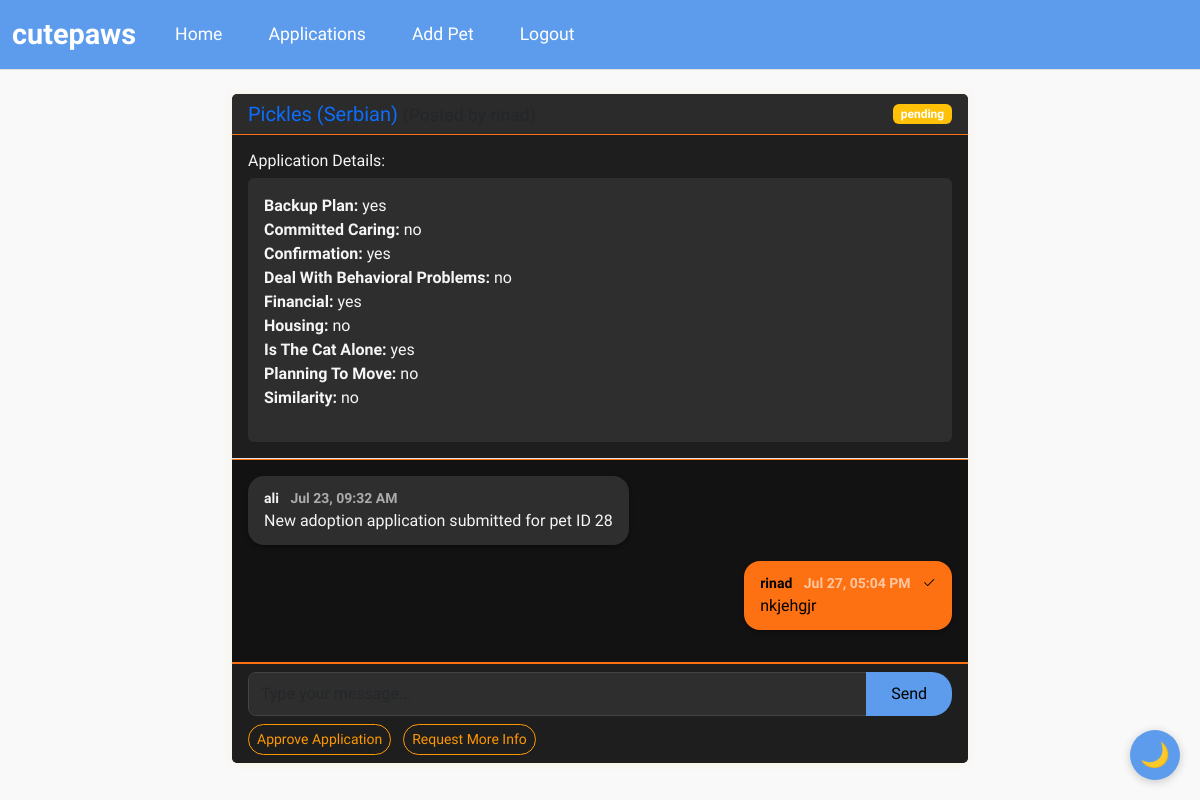
The page /messages/2 (signed in) on the database its author committed.
### wepsite/models.py (models this page shows)
class Pet(db.Model):
    id             = db.Column(db.Integer, primary_key=True)
    name           = db.Column(db.String(100))
    age            = db.Column(db.Integer)
    breed          = db.Column(db.String(100))
    description    = db.Column(db.Text)
    city           = db.Column(db.String(100))  # Changed from location to city
    image_filename = db.Column(db.String(200))
    is_adopted     = db.Column(db.Boolean, default=False)
    is_deleted = db.Column(db.Boolean, default=False)
    adoption_date = db.Column(db.DateTime)
    posted_by      = db.Column(db.Integer, db.ForeignKey('user.id'))
    poster = db.relationship('User', foreign_keys=[posted_by])
    applications = db.relationship(
        'AdoptionApplication',
        backref="pet",
        lazy=True,
        cascade="all, delete-orphan"
    )

class AdoptionApplication(db.Model):
    id = db.Column(db.Integer, primary_key=True)
    pet_id = db.Column(db.Integer, db.ForeignKey('pet.id'))
    user_id = db.Column(db.Integer, db.ForeignKey('user.id'))
    application_date = db.Column(db.DateTime, default=func.now())
    answers = db.Column(db.Text)
    status = db.Column(db.String(20), default='pending')
    messages = db.relationship(
        'Message',
        backref='application',
        lazy=True,
        cascade="all, delete-orphan"
    )

class Message(db.Model):
    id = db.Column(db.Integer, primary_key=True)
    application_id = db.Column(db.Integer, db.ForeignKey('adoption_application.id'))
    sender_id = db.Column(db.Integer, db.ForeignKey('user.id'))
    content = db.Column(db.Text)
    timestamp = db.Column(db.DateTime, default=func.now())
    is_read = db.Column(db.Boolean, default=False)
    sender = db.relationship('User', foreign_keys=[sender_id])
    is_deleted = db.Column(db.Boolean, default=False)

class User(db.Model, UserMixin):
    id         = db.Column(db.Integer, primary_key=True)
    email      = db.Column(db.String(150), unique=True, nullable=False)
    password   = db.Column(db.String(150), nullable=False)
    first_name = db.Column(db.String(150), nullable=False)
    is_admin   = db.Column(db.Boolean, default=False)

### wepsite/views.py (the view, shortened to what this page needs)
@views.route('/messages/<int:application_id>', methods=['GET', 'POST'])
@login_required
def messages(application_id):
    application = AdoptionApplication.query.get(application_id)
    if not application:
        flash('this application does no longer exist','error')
        return redirect(url_for('views.applications'))
    if current_user.id != application.user_id and (
    not current_user.is_admin or application.pet.posted_by != current_user.id
):
        flash("You don't have permission to view these messages.", "error")
        return redirect(url_for('views.home'))
    messages = Message.query.filter_by(application_id=application_id, is_deleted = False).order_by(Message.timestamp).all()
    messages_to_update = []
    for msg in messages:
        if msg.sender_id != current_user.id and not msg.is_read:
            msg.is_read = True
            messages_to_update.append(msg)
    if messages_to_update:
        db.session.commit()
    if current_user.is_admin:
        applications = AdoptionApplication.query.join(Pet).filter(
            Pet.posted_by == current_user.id
        ).all()
    else:
        applications = AdoptionApplication.query.filter_by(user_id=current_user.id).order_by(AdoptionApplication.id.desc()).all()
    for app in applications:
        app.unread = Message.query.filter(
            Message.application_id == app.id,
            Message.sender_id != current_user.id,
            Message.is_read == False
        ).count()
    return render_template(
        'messages.html',
        user=current_user,
        messages=messages,
        application=application,
        pet=application.pet,
        applications=applications  # Pass applications with unread counts
    )

### wepsite/templates/messages.html (shortened to what this page needs)
{% extends "base.html" %}
{% block extra_css %}
<link rel="stylesheet" href="{{ url_for('static', filename='css/messages.css') }}">
{% endblock %}
{% block content %}
<div class="container mt-4">
    <div class="row">
        <div class="col-md-8 mx-auto">
            <div class="card">
                <div class="card-header d-flex justify-content-between align-items-center">
                    <div>
                        <h5 class="mb-0">
                            {% if application.pet and not application.pet.is_deleted %}
                                <a href="{{ url_for('views.pet_detail', pet_id=application.pet.id) }}" class="text-decoration-none">
                                    {{ application.pet.name }} ({{ application.pet.breed }})
                                </a>
                                <small class="text-muted">
                                </small>
                            {% else %}
                                <span class="text-muted">Archived Pet Conversation</span>
                            {% endif %}
                        </h5>
                    </div>
                    <span class="badge bg-{{ 'success' if application.status == 'approved' else 'warning' if application.status == 'pending' else 'secondary' }}">
                        {{ application.status }}
                    </span>
                </div>
                {% if current_user.is_admin and application.answers %}
                <div class="card-body border-bottom">
                    <h6>Application Details:</h6>
                    <div class="bg-light p-3 rounded">
                        {% set answers = application.answers|from_json %}
                        <ul class="list-unstyled">
                            {% for question, answer in answers.items() %}
                                <li><strong>{{ question|replace('_', ' ')|title }}:</strong> {{ answer }}</li>
                            {% endfor %}
                        </ul>
                    </div>
                </div>
                {% endif %}
                <div class="card-body message-container" style="max-height: 500px; overflow-y: auto;">
                    {% for msg in messages %}
                        <div class="mb-3 message" data-message-id="{{ msg.id }}">
                            <div class="d-flex justify-content-{{ 'end' if msg.sender_id == current_user.id else 'start' }}">
                                <div class="message-bubble {{ 'bg-primary text-white' if msg.sender_id == current_user.id else 'bg-light' }}">
                                    <small class="d-block fw-bold">
                                        {{ msg.sender.first_name }}
                                        <span class="text-muted ms-2">{{ msg.timestamp.strftime('%b %d, %I:%M %p') }}</span>
                                        {% if msg.sender_id == current_user.id %}
                                            <span class="ms-2">
                                                {% if msg.is_read %}
                                                    <i class="bi bi-check2-all text-info" title="Read"></i>
                                                {% else %}
                                                    <i class="bi bi-check2" title="Delivered"></i>
                                                {% endif %}
                                            </span>
                                        {% endif %}
                                    </small>
                                    <p class="mb-0">{{ msg.content }}</p>
                                </div>
                            </div>
                        </div>
                    {% endfor %}
                </div>
                <div class="card-footer">
                    {% if application.status == 'archived' or (application.pet and application.pet.is_deleted) %}
                        <div class="alert alert-warning mb-3">
                            <i class="bi bi-archive-fill"></i> This application is archived and cannot be modified.
                        </div>
                    {% else %}
                        <form id="message-form" method="POST" action="{{ url_for('views.messages', application_id=application.id) }}">
                            <div class="input-group">
                                <input type="text" name="message" class="form-control" placeholder="Type your message..." required>
                                <button type="submit" class="btn btn-primary">Send</button>
                            </div>
                            {% if current_user.is_admin and application.pet.posted_by == current_user.id %}
                            <div class="mt-2">
                                <button type="button" class="btn btn-sm btn-outline-success quick-reply" data-reply="approved">
                                    Approve Application
                                </button>
                                <button type="button" class="btn btn-sm btn-outline-warning quick-reply" data-reply="questions">
                                    Request More Info
                                </button>
                            </div>
                            {% endif %}
                        </form>
                    {% endif %}
                </div>
            </div>
        </div>
    </div>
</div>
{% endblock %}

### wepsite/static/css/messages.css (style rules this page uses)
.card { background-color: #1e1e1e; color: #f5f5f5; border: none; box-shadow: 0 0 10px rgba(255, 165, 0, 0.1); }
.card-header { background-color: #2b2b2b; border-bottom: 1px solid #fe7113; color: #fe7113; }
.message-container { background-color: #121212; padding: 1rem; border-top: 1px solid #fe7113; border-bottom: 1px solid #fe7113; overflow-y: auto; max-height: 500px; }
.message-bubble { max-width: 70%; padding: 0.75rem 1rem; border-radius: 1rem; word-break: break-word; box-shadow: 0 2px 4px rgba(0, 0, 0, 0.3); }
.bg-primary { background-color: #fe7113 !important; color: #000 !important; }
.bg-light { background-color: #2e2e2e !important; color: #f5f5f5 !important; }
.bg-primary .text-muted, .bg-light .text-muted { color: rgba(255, 255, 255, 0.6) !important; }
.card-footer { background-color: #1e1e1e; border-top: 1px solid #fe7113; }
.input-group .form-control { background-color: #2e2e2e; color: #fff; border: 1px solid #444; border-radius: 0.5rem 0 0 0.5rem; }
.btn-primary { background-color: #fe7113; border: none; color: #000; border-radius: 0 0.5rem 0.5rem 0; }
.quick-reply { margin-right: 0.5rem; border-color: #ff9800; color: #ff9800; border-radius: 1rem; }
.badge.bg-warning { background-color: #ff9800; }

### wepsite/templates/base.html (style rules this page uses)
:root { --color-primary: #5d9cec; --color-primary-dark: #3a7bc8; --color-secondary: #f5a623; --color-secondary-dark: #e08c0c; --color-background: #f9f9f9; --color-surface: #ffffff; --color-text: #333333; --color-text-light: #666666; --color-success: #27ae60; --color-error: #e74c3c; --color-border: #e0e0e0; --color-primary-darkmode: #6bb9f0; --color-secondary-darkmode: #ffb347; --color-background-darkmode: #1a1a1a; --color-surface-darkmode: #2d2d2d; --color-text-darkmode: #f5f5f5; --color-text-light-darkmode: #cccccc; --color-border-darkmode: #444444; }
* { box-sizing: border-box; }
html { scroll-behavior: smooth; }
body { background-color: var(--color-background); font-family: 'Signika Negative', sans-serif; color: var(--color-text); margin: 0; padding: 0; min-height: 100vh; transition: background-color 0.3s, color 0.3s; }
.btn-primary { background-color: var(--color-primary); border-color: var(--color-primary); border-radius: 20px; padding: 10px 25px; font-weight: 500; transition: all 0.3s ease; }

### rows shown on the page
Pet: pet.name "Pickles", pet.breed "Serbian"
AdoptionApplication: status "pending"
Message: sender.first_name "ali", timestamp "Jul 23, 09:32 AM", content "New adoption application submitted for pet ID 28"
Message: sender.first_name "rinad", timestamp "Jul 27, 05:04 PM", is_read False (drawn), content "nkjehgjr"

### other values the page prints
{{ question|replace('_', ' ')|title }} "Backup Plan" "Committed Caring" "Confirmation" "Deal With Behavioral Problems" "Financial" "Housing" "Is The Cat Alone" "Planning To Move" "Similarity"
{{ answer }} "yes" "no" "yes" "no" "yes" "no" "yes" "no" "no"
